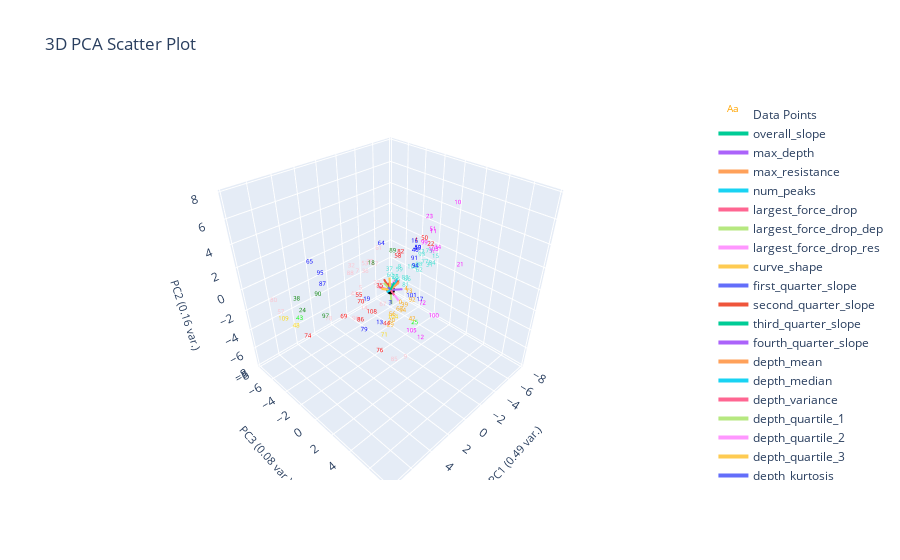

Notebook code cell kept with this figure:
### Markdown cell above
# K-Nearest-Neighbor
- From the k nearest points, assign query point to the highest frequency label
- Performs better when data is uniformly distributed in feature space (clusters all have similar desnity)

### Code cell
from sklearn.neighbors import KNeighborsClassifier

X = plotting.extract_numerical_features(marions_labeled_data).values.tolist()
y = marions_labeled_data[f'{ylabel_name}_nums'].values.tolist()

knn = KNeighborsClassifier(n_neighbors=1)
knn.fit(X, y)
knn_predictions = pd.Series(knn.predict(clustering_features.values))
knn_actual = marions_labeled_data[f'{ylabel_name}_nums']
knn_changed_ylabel_idxs = find_changed_ylabel_data(knn_predictions, knn_actual)
knn_corrected_predictions = correct_pseudo_ylabels_to_actual(knn_predictions, knn_actual, knn_changed_ylabel_idxs)

plotting.plot_cluster_subplots(knn_predictions, curve_data,
                                  clustering_method="K-Nearest Neighbor", 
                                  cluster_category_names=cluster_num_to_ylabel,
                                  pseudo_corrections=knn_corrected_predictions,
                                  bold_idxs=knn_actual.index
                                  )
plotting.plot_cluster_subplots(knn_corrected_predictions, curve_data, 
                                  clustering_method="K-Nearest Neighbor", 
                                  cluster_category_names=cluster_num_to_ylabel,
                                  bold_idxs=knn_actual.index)
plotting.plot_pca(clustering_features, knn_predictions, 3, 
                  graph_title=f'',
                  ylabel_name=ylabel_name,)

### Figure 1 — Plotly figure (JSON) as saved in the notebook; plotly's stock layout.template omitted (floating-point values rounded to 4 significant figures)
{"data": [{"mode": "text", "name": "Data Points", "text": ["0", "1", "2", "3", "4", "5", "6", "7", "8", "9", "10", "11", "12", "13", "14", "15", "16", "17", "18", "19", "20", "21", "22", "23", "24", "25", "26", "27", "28", "29", "30", "31", "32", "33", "34", "35", "36", "37", "38", "39", "40", "41", "42", "43", "44", "45", "46", "47", "48", "49", "50", "51", "52", "53", "54", "55", "56", "57", "58", "59", "60", "61", "62", "63", "64", "65", "66", "67", "68", "69", "70", "71", "72", "73", "74", "75", "76", "77", "78", "79", "80", "81", "82", "83", "84", "85", "86", "87", "88", "89", "90", "91", "92", "93", "94", "95", "96", "97", "98", "99", "100", "101", "102", "103", "104", "105", "106", "107", "108", "109"], "textfont": {"color": ["orange", "red", "turquoise", "blue", "orange", "pink", "magenta", "pink", "turquoise", "pink", "magenta", "magenta", "magenta", "blue", "pink", "turquoise", "blue", "blue", "green", "blue", "orange", "magenta", "red", "magenta", "green", "lime", "turquoise", "pink", "turquoise", "orange", "pink", "turquoise", "pink", "turquoise", "magenta", "red", "pink", "turquoise", "green", "orange", "orange", "pink", "orange", "lime", "red", "turquoise", "blue", "pink", "gold", "blue", "red", "magenta", "blue", "pink", "orange", "red", "orange", "pink", "red", "turquoise", "turquoise", "pink", "turquoise", "orange", "blue", "blue", "turquoise", "pink", "magenta", "red", "red", "gold", "magenta", "orange", "red", "turquoise", "red", "turquoise", "pink", "blue", "pink", "turquoise", "red", "turquoise", "turquoise", "pink", "red", "blue", "pink", "green", "green", "blue", "orange", "turquoise", "blue", "blue", "pink", "green", "turquoise", "magenta", "magenta", "blue", "magenta", "magenta", "gold", "magenta", "magenta", "turquoise", "red", "gold"], "size": 6}, "type": "scatter3d", "x": [-0.6532, -2.292, -6.024, 1.267, -0.8127, 2.685, -9.788, 3.134, -0.8938, 0.9473, -5.138, -3.515, 0.756, 1.367, 1.974, -5.176, -2.148, -3.304, 2.588, 2.209, 0.8215, -4.314, -4.088, -2.751, 6.56, -0.7681, -0.3316, 1.478, -0.2258, 0.7279, 1.498, -5.363, 3.429, -5.492, -3.62, 1.694, 2.156, -0.004687, 6.55, -1.733, -0.7156, 3.409, -0.3071, 7.912, 1.809, -0.5962, -2.259, 1.961, 7.898, -2.57, -3.255, -2.262, -3.055, 1.995, -0.9621, 2.885, 0.3145, 7.765, -1.112, -0.9244, 0.2526, 1.317, -3.026, -0.587, 2.886, 5.381, -1.401, 2.06, -9.249, 4.628, 3.469, 2.619, 0.5453, -1.572, 7.287, -5.466, 3.836, -3.27, 5.016, 2.718, 8.035, -0.6358, -1.037, -1.274, -7.144, 2.235, 3.8, 4.752, 3.734, 0.7004, 5.645, -2.542, -1.762, -4.378, -0.9765, 4.948, 2.998, 5.067, -5.058, -6.415, -0.9676, -4.246, -7.952, -3.993, 2.208, 1.22, -10.48, -4.743, 1.343, 8.135], "y": [0.4468, 0.4444, -2.008, 1.236, 0.8843, -0.4318, -3.642, -0.1693, 0.07256, 2.591, 1.893, 1.021, 3.918, 0.1575, -0.9204, 0.1171, 0.4273, 0.2206, 0.7341, -0.3131, 0.931, 3.189, 0.4132, 1.225, -2.42, 1.943, 0.1722, 0.04195, 0.2689, 0.6954, -0.6223, -0.6939, -0.421, -2.329, 1.49, 0.5767, -0.4452, -0.1386, -3.007, -0.0904, -0.1398, -0.3887, 2.054, -0.7059, 1.383, 0.08928, 0.3917, 0.3869, -1.326, 0.3656, 0.455, 1.973, -0.01988, -0.622, 0.4382, -0.398, 0.5084, -3.366, -0.3229, 0.03375, 0.2221, 0.09616, 0.24, 0.4471, 2.049, -2.545, 0.4611, 1.261, -1.946, -0.1373, 0.4622, 1.902, 3.745, 0.5007, -0.9807, -0.8609, 2.736, 0.5752, -1.472, -0.1899, -3.61, 0.9438, 0.0388, 0.3267, -1.797, 2.631, 0.7219, -2.201, -0.2122, 0.913, -1.599, 0.04996, 0.7012, -0.7395, 1.604, -2.065, -0.8061, -1.791, -1.568, -2.234, 3.658, -1.634, -2.218, 0.7978, 2.477, 3.404, -5.36, -2.028, -0.7563, -2.464], "z": [-2.058, 2.974, -0.7121, -0.6007, -0.5639, 0.6284, 0.7077, 2.433, 1.037, -5.476, 5.596, 3.456, -2.673, -3.116, -1.947, 0.112, 2.941, -3.316, 3.273, -0.6028, -2.762, 1.101, 1.881, 5.063, -0.4184, -3.327, 0.4094, 0.6993, 0.5407, -3.428, 2.282, -1.211, 2.916, -2.147, 2.215, 0.8365, 1.824, 1.141, 0.3177, -3.216, -0.4963, 0.4853, -2.604, 0.6546, -2.221, 0.004884, 2.061, 2.734, -0.3807, 2.113, 2.763, 4.498, 1.797, 2.341, -3.068, 0.09788, -2.688, -0.4189, 1.753, 0.7541, 0.883, 3.656, -0.1865, -2.679, 5.502, 3.161, -0.1759, -0.3188, 1.46, -0.7801, 0.2736, -2.525, 0.3414, -1.412, -1.494, 0.08171, -2.722, 0.6416, -1.53, -3.236, 0.6559, -0.106, 2.322, -0.03573, -2.33, -4.808, -1.055, 1.118, 2.52, 3.531, 0.9939, 1.065, -2.28, 0.2697, 1.802, 2.228, -2.315, -1.462, -1.416, -0.05483, -1.758, -4.397, -1.638, 1.591, -0.7045, -2.044, -3.022, -1.73, -2.574, -0.2969]}, {"marker": {"color": "black", "size": 3}, "mode": "markers", "name": "Origin", "showlegend": false, "type": "scatter3d", "x": [0], "y": [0], "z": [0]}, {"line": {"width": 4}, "mode": "lines+text", "name": "overall_slope", "textposition": "top center", "type": "scatter3d", "x": [0, -0.6097], "y": [0, -0.7181], "z": [0, -0.2682]}, {"line": {"width": 4}, "mode": "lines+text", "name": "max_depth", "textposition": "top center", "type": "scatter3d", "x": [0, 0.6993], "y": [0, -0.2926], "z": [0, 0.3442]}, {"line": {"width": 4}, "mode": "lines+text", "name": "max_resistance", "textposition": "top center", "type": "scatter3d", "x": [0, -0.6009], "y": [0, 0.6902], "z": [0, 0.1228]}, {"line": {"width": 4}, "mode": "lines+text", "name": "num_peaks", "textposition": "top center", "type": "scatter3d", "x": [0, 0.438], "y": [0, 0.04829], "z": [0, 0.03337]}, {"line": {"width": 4}, "mode": "lines+text", "name": "largest_force_drop", "textposition": "top center", "type": "scatter3d", "x": [0, 0.3448], "y": [0, 0.7569], "z": [0, 0.09635]}, {"line": {"width": 4}, "mode": "lines+text", "name": "largest_force_drop_dep", "textposition": "top center", "type": "scatter3d", "x": [0, 0.2984], "y": [0, -0.4082], "z": [0, 0.6146]}, {"line": {"width": 4}, "mode": "lines+text", "name": "largest_force_drop_res", "textposition": "top center", "type": "scatter3d", "x": [0, -0.3396], "y": [0, 0.03871], "z": [0, 0.6951]}, {"line": {"width": 4}, "mode": "lines+text", "name": "curve_shape", "textposition": "top center", "type": "scatter3d", "x": [0, -0.1805], "y": [0, -0.3008], "z": [0, 0.9206]}, {"line": {"width": 4}, "mode": "lines+text", "name": "first_quarter_slope", "textposition": "top center", "type": "scatter3d", "x": [0, -0.5609], "y": [0, -0.518], "z": [0, 0.09703]}, {"line": {"width": 4}, "mode": "lines+text", "name": "second_quarter_slope", "textposition": "top center", "type": "scatter3d", "x": [0, -0.5762], "y": [0, -0.9152], "z": [0, -0.05999]}, {"line": {"width": 4}, "mode": "lines+text", "name": "third_quarter_slope", "textposition": "top center", "type": "scatter3d", "x": [0, -0.537], "y": [0, -0.9011], "z": [0, -0.3151]}, {"line": {"width": 4}, "mode": "lines+text", "name": "fourth_quarter_slope", "textposition": "top center", "type": "scatter3d", "x": [0, -0.4136], "y": [0, 0.01947], "z": [0, -0.7268]}, {"line": {"width": 4}, "mode": "lines+text", "name": "depth_mean", "textposition": "top center", "type": "scatter3d", "x": [0, 0.6993], "y": [0, -0.2926], "z": [0, 0.3442]}, {"line": {"width": 4}, "mode": "lines+text", "name": "depth_median", "textposition": "top center", "type": "scatter3d", "x": [0, 0.6993], "y": [0, -0.2926], "z": [0, 0.3442]}, {"line": {"width": 4}, "mode": "lines+text", "name": "depth_variance", "textposition": "top center", "type": "scatter3d", "x": [0, 0.639], "y": [0, -0.6038], "z": [0, 0.2769]}, {"line": {"width": 4}, "mode": "lines+text", "name": "depth_quartile_1", "textposition": "top center", "type": "scatter3d", "x": [0, 0.6993], "y": [0, -0.2926], "z": [0, 0.3442]}, {"line": {"width": 4}, "mode": "lines+text", "name": "depth_quartile_2", "textposition": "top center", "type": "scatter3d", "x": [0, 0.6993], "y": [0, -0.2926], "z": [0, 0.3442]}, {"line": {"width": 4}, "mode": "lines+text", "name": "depth_quartile_3", "textposition": "top center", "type": "scatter3d", "x": [0, 0.6993], "y": [0, -0.2926], "z": [0, 0.3442]}, {"line": {"width": 4}, "mode": "lines+text", "name": "depth_kurtosis", "textposition": "top center", "type": "scatter3d", "x": [0, 3.38e-15], "y": [0, 6.626e-15], "z": [0, 2.177e-15]}, {"line": {"width": 4}, "mode": "lines+text", "name": "res_mean", "textposition": "top center", "type": "scatter3d", "x": [0, -0.6067], "y": [0, 0.2795], "z": [0, 0.7277]}, {"line": {"width": 4}, "mode": "lines+text", "name": "res_median", "textposition": "top center", "type": "scatter3d", "x": [0, -0.5423], "y": [0, 0.1962], "z": [0, 0.8275]}, {"line": {"width": 4}, "mode": "lines+text", "name": "res_variance", "textposition": "top center", "type": "scatter3d", "x": [0, -0.578], "y": [0, -0.0613], "z": [0, 0.1257]}, {"line": {"width": 4}, "mode": "lines+text", "name": "res_quartile_1", "textposition": "top center", "type": "scatter3d", "x": [0, -0.3897], "y": [0, 0.5341], "z": [0, 0.8068]}, {"line": {"width": 4}, "mode": "lines+text", "name": "res_quartile_2", "textposition": "top center", "type": "scatter3d", "x": [0, -0.5423], "y": [0, 0.1962], "z": [0, 0.8275]}, {"line": {"width": 4}, "mode": "lines+text", "name": "res_quartile_3", "textposition": "top center", "type": "scatter3d", "x": [0, -0.616], "y": [0, -0.01287], "z": [0, 0.6408]}, {"line": {"width": 4}, "mode": "lines+text", "name": "res_skew", "textposition": "top center", "type": "scatter3d", "x": [0, 0.2498], "y": [0, 0.3703], "z": [0, -1.034]}, {"line": {"width": 4}, "mode": "lines+text", "name": "res_kurtosis", "textposition": "top center", "type": "scatter3d", "x": [0, 0.1934], "y": [0, 1.065], "z": [0, -0.3526]}, {"line": {"width": 4}, "mode": "lines+text", "name": "k_overall", "textposition": "top center", "type": "scatter3d", "x": [0, -0.5991], "y": [0, -0.855], "z": [0, -0.2439]}, {"line": {"width": 4}, "mode": "lines+text", "name": "k2cm", "textposition": "top center", "type": "scatter3d", "x": [0, 0.2518], "y": [0, 0.02044], "z": [0, 0.4123]}, {"line": {"width": 4}, "mode": "lines+text", "name": "rsquared", "textposition": "top center", "type": "scatter3d", "x": [0, -0.3076], "y": [0, -1.028], "z": [0, 0.3576]}, {"line": {"width": 4}, "mode": "lines+text", "name": "work2cm", "textposition": "top center", "type": "scatter3d", "x": [0, 0.1878], "y": [0, 0.5678], "z": [0, 1.068]}, {"line": {"width": 4}, "mode": "lines+text", "name": "Fpeak", "textposition": "top center", "type": "scatter3d", "x": [0, -0.6009], "y": [0, 0.6902], "z": [0, 0.1228]}, {"line": {"width": 4}, "mode": "lines+text", "name": "dpeak", "textposition": "top center", "type": "scatter3d", "x": [0, 0.6603], "y": [0, -0.2747], "z": [0, 0.2886]}], "layout": {"autosize": true, "scene": {"aspectmode": "cube", "xaxis": {"range": [-8.135, 8.135], "title": {"font": {"size": 11}, "text": "PC1 (0.49 var.)"}}, "yaxis": {"range": [-8.135, 8.135], "title": {"font": {"size": 11}, "text": "PC3 (0.08 var.)"}}, "zaxis": {"range": [-8.135, 8.135], "title": {"font": {"size": 11}, "text": "PC2 (0.16 var.)"}}}, "title": {"text": "3D PCA Scatter Plot"}}}
